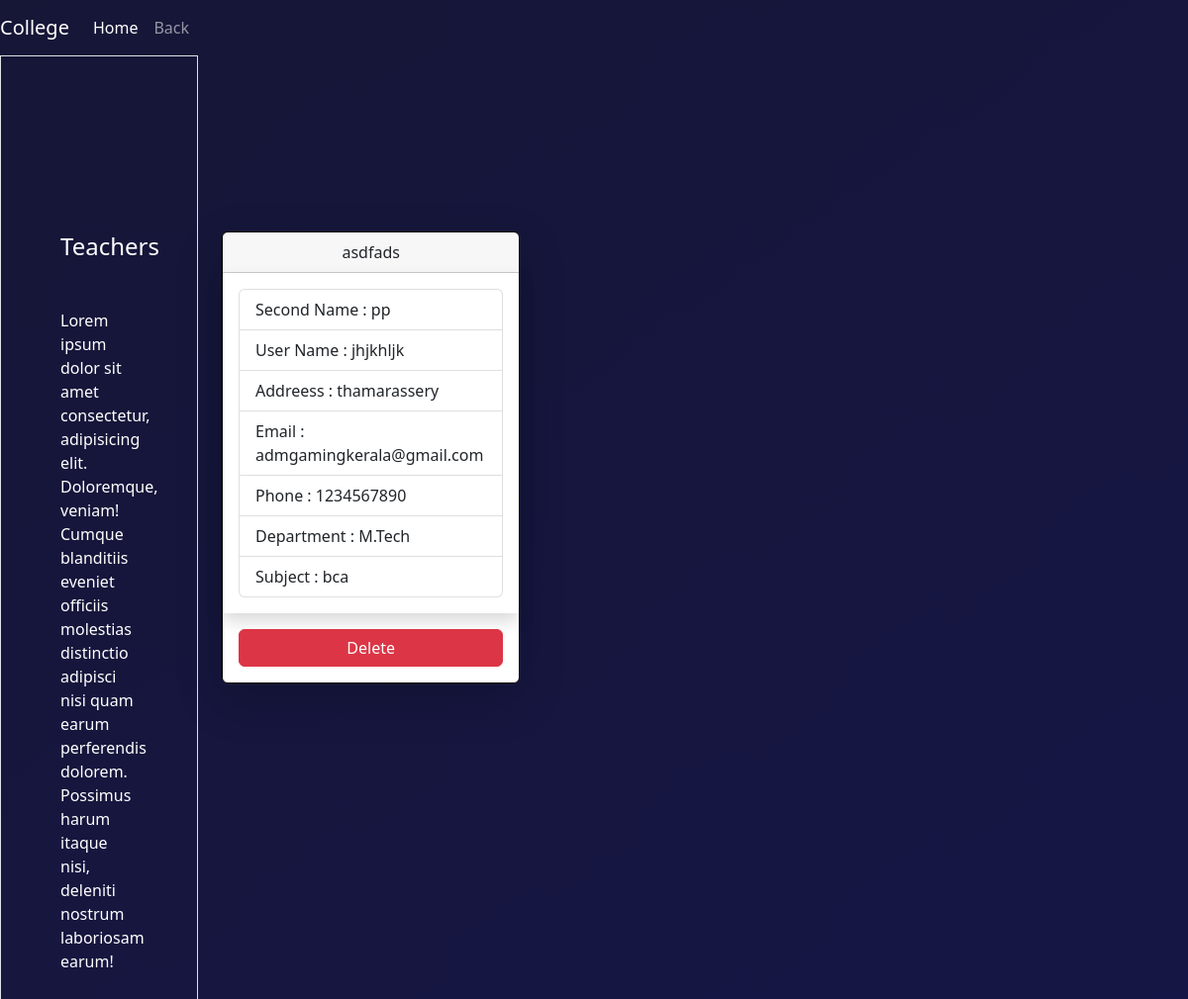
The app's page /viewteacher, older data.
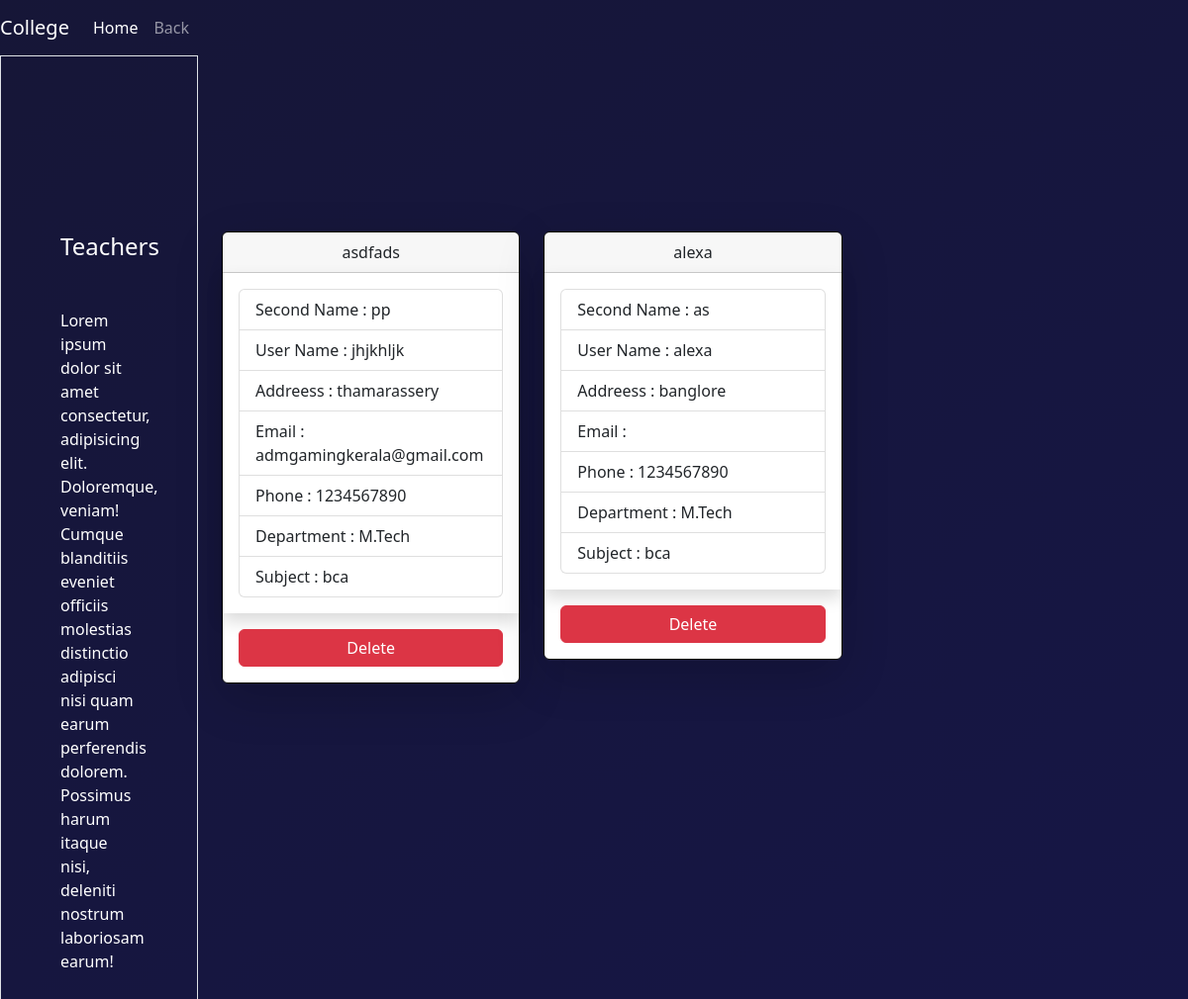
The same page, newer data.
### mycollege/models.py (models this page shows, shortened)
class Teacher(models.Model):
    user=models.ForeignKey(User,on_delete=models.CASCADE)
    first_name=models.CharField(max_length=200)
    second_name=models.CharField(max_length=200)
    user_name=models.CharField(max_length=200)
    address=models.CharField(max_length=200)
    email=models.CharField(max_length=200)
    phone=models.IntegerField()
    department=models.CharField(max_length=200)
    password=models.CharField(max_length=200)
    password1=models.CharField(max_length=200)
    subject=models.CharField(max_length=200)
    status=models.CharField(max_length=200)
    role=models.CharField(max_length=200)

### mycollege/views.py (the view)
# urls.py: path('viewteacher',views.view_teacher,name='viewteacher'),
def view_teacher(request):
    t_data = Teacher.objects.all()
    return render(request, 'viewteacher.html', {'data': t_data})

### mycollege/templates/viewteacher.html (shortened to what this page needs)
<!DOCTYPE html>
{% load static %}
<html lang="en">
<head>
    <link href="https://cdn.jsdelivr.net/npm/bootstrap@5.2.3/dist/css/bootstrap.min.css" rel="stylesheet"
>
    <link rel="stylesheet" href="https://cdnjs.cloudflare.com/ajax/libs/font-awesome/4.7.0/css/font-awesome.min.css">
    <link rel="stylesheet" href="{% static '/style.css' %}">
</head>
<body>
    <div class="teacher-view-main">
        <div>
            <nav class="navbar navbar-expand-lg navbar-dark conatiner-fluid">
                <a class="navbar-brand" href="#">College</a>
                <div class="collapse navbar-collapse" id="navbarNavAltMarkup">
                    <div class="navbar-nav">
                        <a class="nav-item nav-link active" href="{% url 'index' %}">Home </a>
                        <a class="nav-item nav-link" href="{% url 'hod' %}">Back</a>
                    </div>
                </div>
            </nav>
        </div>
        <div class="container-fluid">
            <div class="row">
                <div class="col-lg-2 border">
                    <div class="row" style="height: 130px;"></div>
                    <h4 class="m-5">Teachers</h4>
                    <p class="m-5">Lorem ipsum dolor sit amet consectetur, adipisicing elit. Doloremque, veniam! Cumque
                        blanditiis
                        eveniet officiis molestias distinctio adipisci nisi quam earum perferendis dolorem. Possimus
                        harum itaque nisi, deleniti nostrum laboriosam earum!</p>
                </div>
                <div class="col-lg-10">
                    <div class="row" style="height: 130px;"></div>
                    <div class="container mt-5" style="min-height: 700px;">
                        <div class="row">
                            {% for i in data %}
                            <div class="col-lg-4 col-md-6">
                                <div class="card shadow-lg card-teacher">
                                    <div class=" text-dark text-center card-header">
                                        {{i.first_name}}
                                    </div>
                                    <div class="card-body shadow ">
                                        <ul class="list-group">
                                            <li class="list-group-item"><label>Second Name : </label> {{i.second_name}}
                                            </li>
                                            <li class="list-group-item"><label>User Name : </label> {{i.user_name}}</li>
                                            <li class="list-group-item"><label>Addreess : </label> {{i.address}}</li>
                                            <li class="list-group-item"><label>Email : </label> {{i.email}}</li>
                                            <li class="list-group-item"><label>Phone : </label> {{i.phone}}</li>
                                            <li class="list-group-item"><label>Department : </label> {{i.department}}
                                            </li>
                                            <li class="list-group-item"><label>Subject : </label> {{i.subject}}</li>
                                        </ul>
                                    </div>
                                    <a href="{% url 'delteacher' i.id %}" class="btn btn-danger m-3">Delete</a>
                                </div>
                            </div>
                            {% endfor %}
                        </div>
                    </div>
                </div>
            </div>
        </div>
    </div>
</body>
</html>

Row changes from the older to the newer data that the page shows:
added Teacher: first_name "alexa", second_name "as", user_name "alexa", address "banglore", phone "1234567890", department "M.Tech", subject "bca"
